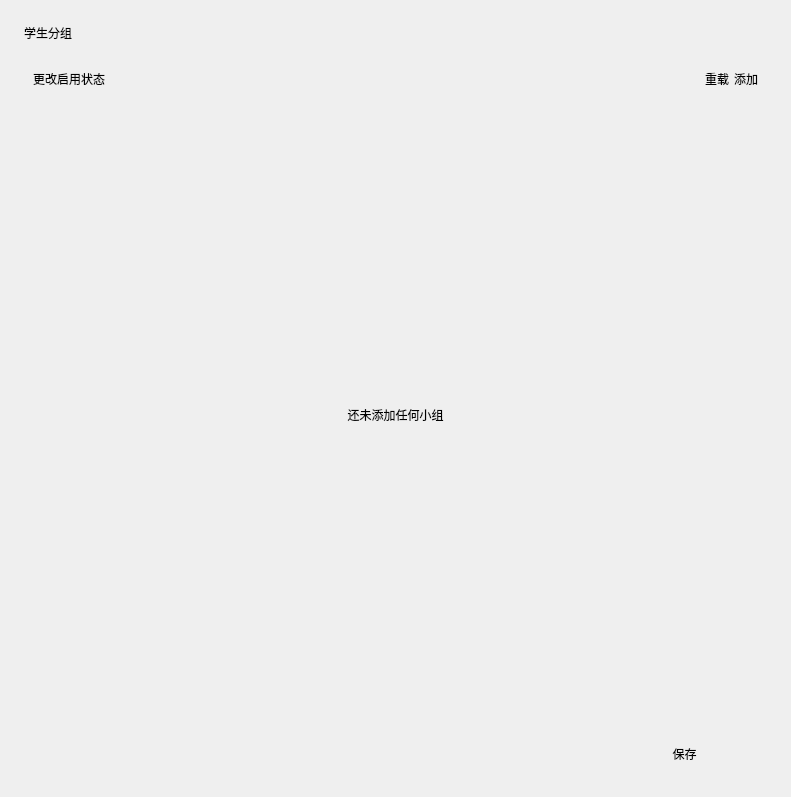
<?xml version="1.0" encoding="UTF-8"?>
<ui version="4.0">
 <class>Form</class>
 <widget class="QWidget" name="Form">
  <property name="geometry">
   <rect>
    <x>0</x>
    <y>0</y>
    <width>791</width>
    <height>797</height>
   </rect>
  </property>
  <property name="windowTitle">
   <string>Form</string>
  </property>
  <layout class="QVBoxLayout" name="verticalLayout_2">
   <property name="spacing">
    <number>18</number>
   </property>
   <property name="leftMargin">
    <number>24</number>
   </property>
   <property name="topMargin">
    <number>24</number>
   </property>
   <property name="rightMargin">
    <number>24</number>
   </property>
   <property name="bottomMargin">
    <number>24</number>
   </property>
   <item>
    <widget class="TitleLabel" name="TitleLabel">
     <property name="text">
      <string>学生分组</string>
     </property>
    </widget>
   </item>
   <item>
    <widget class="SmoothScrollArea" name="ge_scroll">
     <property name="styleSheet">
      <string notr="true">background: transparent; border: none</string>
     </property>
     <property name="widgetResizable">
      <bool>true</bool>
     </property>
     <widget class="QWidget" name="widget">
      <property name="geometry">
       <rect>
        <x>0</x>
        <y>0</y>
        <width>743</width>
        <height>715</height>
       </rect>
      </property>
      <layout class="QVBoxLayout" name="verticalLayout_3">
       <item>
        <layout class="QHBoxLayout" name="horizontalLayout_4">
         <item>
          <widget class="PushButton" name="enable_groups">
           <property name="text">
            <string>更改启用状态</string>
           </property>
          </widget>
         </item>
         <item>
          <spacer name="horizontalSpacer_3">
           <property name="orientation">
            <enum>Qt::Horizontal</enum>
           </property>
           <property name="sizeHint" stdset="0">
            <size>
             <width>40</width>
             <height>20</height>
            </size>
           </property>
          </spacer>
         </item>
         <item>
          <layout class="QHBoxLayout" name="horizontalLayout_3">
           <property name="spacing">
            <number>5</number>
           </property>
           <item>
            <widget class="PushButton" name="reload_page">
             <property name="sizePolicy">
              <sizepolicy hsizetype="Fixed" vsizetype="Fixed">
               <horstretch>0</horstretch>
               <verstretch>0</verstretch>
              </sizepolicy>
             </property>
             <property name="minimumSize">
              <size>
               <width>0</width>
               <height>0</height>
              </size>
             </property>
             <property name="text">
              <string>重载</string>
             </property>
            </widget>
           </item>
           <item>
            <widget class="PushButton" name="new_group">
             <property name="sizePolicy">
              <sizepolicy hsizetype="Fixed" vsizetype="Fixed">
               <horstretch>0</horstretch>
               <verstretch>0</verstretch>
              </sizepolicy>
             </property>
             <property name="minimumSize">
              <size>
               <width>0</width>
               <height>0</height>
              </size>
             </property>
             <property name="text">
              <string>添加</string>
             </property>
            </widget>
           </item>
          </layout>
         </item>
        </layout>
       </item>
       <item>
        <widget class="SmoothScrollArea" name="scrollArea">
         <property name="widgetResizable">
          <bool>true</bool>
         </property>
         <widget class="QWidget" name="scrollAreaWidgetContents">
          <property name="geometry">
           <rect>
            <x>0</x>
            <y>0</y>
            <width>725</width>
            <height>641</height>
           </rect>
          </property>
          <layout class="QVBoxLayout" name="verticalLayout">
           <property name="leftMargin">
            <number>0</number>
           </property>
           <property name="topMargin">
            <number>0</number>
           </property>
           <property name="rightMargin">
            <number>0</number>
           </property>
           <property name="bottomMargin">
            <number>0</number>
           </property>
           <item>
            <layout class="QGridLayout" name="group_card_layout">
             <property name="bottomMargin">
              <number>3</number>
             </property>
             <property name="spacing">
              <number>8</number>
             </property>
             <item row="0" column="0">
              <widget class="CaptionLabel" name="tips_group_empty">
               <property name="sizePolicy">
                <sizepolicy hsizetype="Preferred" vsizetype="Preferred">
                 <horstretch>0</horstretch>
                 <verstretch>0</verstretch>
                </sizepolicy>
               </property>
               <property name="minimumSize">
                <size>
                 <width>0</width>
                 <height>150</height>
                </size>
               </property>
               <property name="styleSheet">
                <string notr="true">FluentLabelBase {
    color: black;
}

HyperlinkLabel {
    color: #009faa;
    border: none;
    background-color: transparent;
    text-align: left;
    padding: 0;
    margin: 0;
}

HyperlinkLabel[underline=true] {
    text-decoration: underline;
}

HyperlinkLabel[underline=false] {
    text-decoration: none;
}

HyperlinkLabel:hover {
    color: #007780;
}

HyperlinkLabel:pressed {
    color: #00a7b3;
}
FluentLabelBase{color:#7d000000}</string>
               </property>
               <property name="text">
                <string>还未添加任何小组</string>
               </property>
               <property name="alignment">
                <set>Qt::AlignCenter</set>
               </property>
               <property name="lightColor" stdset="0">
                <color alpha="125">
                 <red>0</red>
                 <green>0</green>
                 <blue>0</blue>
                </color>
               </property>
               <property name="darkColor" stdset="0">
                <color alpha="155">
                 <red>255</red>
                 <green>255</green>
                 <blue>255</blue>
                </color>
               </property>
               <property name="pixelFontSize" stdset="0">
                <number>14</number>
               </property>
              </widget>
             </item>
            </layout>
           </item>
          </layout>
         </widget>
        </widget>
       </item>
       <item>
        <layout class="QHBoxLayout" name="horizontalLayout_2">
         <item>
          <spacer name="horizontalSpacer">
           <property name="orientation">
            <enum>Qt::Horizontal</enum>
           </property>
           <property name="sizeHint" stdset="0">
            <size>
             <width>40</width>
             <height>20</height>
            </size>
           </property>
          </spacer>
         </item>
         <item>
          <widget class="PrimaryPushButton" name="save_group">
           <property name="sizePolicy">
            <sizepolicy hsizetype="Maximum" vsizetype="Fixed">
             <horstretch>0</horstretch>
             <verstretch>0</verstretch>
            </sizepolicy>
           </property>
           <property name="minimumSize">
            <size>
             <width>150</width>
             <height>0</height>
            </size>
           </property>
           <property name="text">
            <string> 保存</string>
           </property>
          </widget>
         </item>
        </layout>
       </item>
      </layout>
     </widget>
    </widget>
   </item>
  </layout>
 </widget>
 <customwidgets>
  <customwidget>
   <class>PushButton</class>
   <extends>QPushButton</extends>
   <header>qfluentwidgets</header>
  </customwidget>
  <customwidget>
   <class>SmoothScrollArea</class>
   <extends>QScrollArea</extends>
   <header>qfluentwidgets</header>
   <container>1</container>
  </customwidget>
  <customwidget>
   <class>CaptionLabel</class>
   <extends>QLabel</extends>
   <header>qfluentwidgets</header>
  </customwidget>
  <customwidget>
   <class>TitleLabel</class>
   <extends>QLabel</extends>
   <header>qfluentwidgets</header>
  </customwidget>
  <customwidget>
   <class>PrimaryPushButton</class>
   <extends>QPushButton</extends>
   <header>qfluentwidgets</header>
  </customwidget>
 </customwidgets>
 <resources/>
 <connections/>
 <buttongroups>
  <buttongroup name="global_button_group"/>
 </buttongroups>
</ui>
